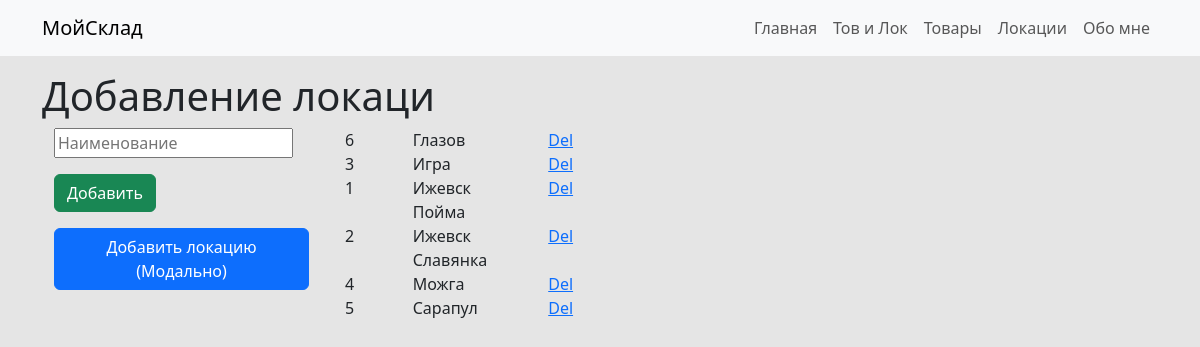
/addloc, run on an earlier commit of the app's database.
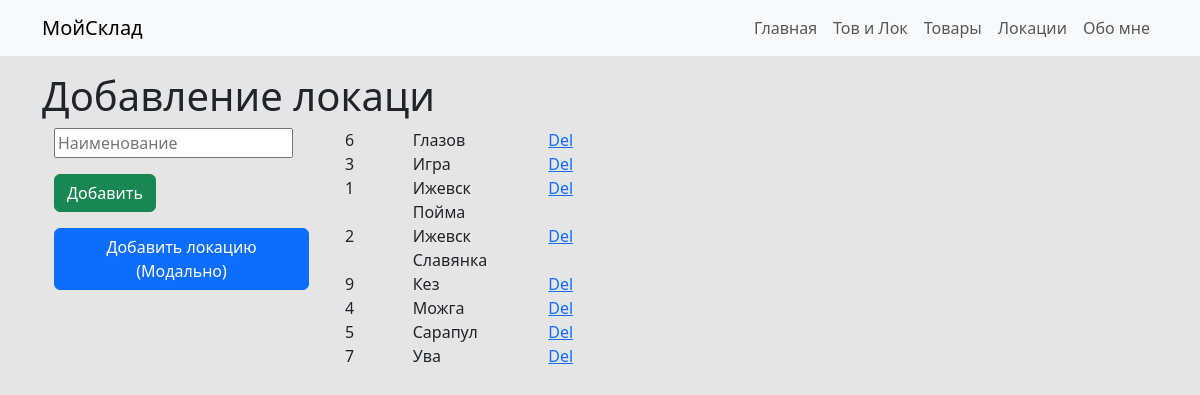
And on a later commit of the database.
### model.py (models this page shows)
class Base(DeclarativeBase):
    pass

class Locations(Base):
    __tablename__ = 'locations'
    id: Mapped[int] = mapped_column(primary_key=True, nullable=False, unique=True, autoincrement=True)
    name: Mapped[str]

### main.py (the view)
@app.route('/addloc', methods=['POST', 'GET'])
def addloc():
    if request.method == 'POST':
        name = request.form['name']
        location = Locations(name=name)
        db.session.add(location)
        db.session.commit()
    locs = db.session.execute(db.select(Locations).order_by(Locations.name)).scalars()
    return render_template('addloc.html', stuff=locs)

### templates/addloc.html (shortened to what this page needs)
{% extends 'base.html' %}
{% block content %}
<h1>Добавление локаци</h1>
<div class="container ">
    <div class="row">
        <div class="col-3">
            <form method="post">
                <div class="mb-3">
                    <input placeholder="Наименование" type="text" name="name">
                </div>
                <div class="mb-3">
                    <button class="btn btn-success" type="submit">Добавить</button>
                </div>
            </form>
            <div>
                <button class="btn btn-primary" data-bs-toggle="modal" data-bs-target="#locationModal">Добавить локацию (Модально)</a>
            </div>
        </div>
        <div class="col-9">
            <div id="loclist" class="container ">
                {% for thing in stuff %}
                    <div class="row">
                        <div class="col-1 text-start">
                            {{ thing.id }}
                        </div>
                        <div class="col-2 text-start">
                            {{ thing.name }}
                        </div>
                        <div class="col-1 text-start">
                            <a href="/dellocation/{{ thing.id }}">Del</a>
                        </div>
                    </div>
                {% endfor %}
            </div>
        </div>
    </div>
</div>
{% endblock %}

What changed in the data, as far as the page shows it:
added Locations: id "9", name "Кез"
added Locations: id "7", name "Ува"
